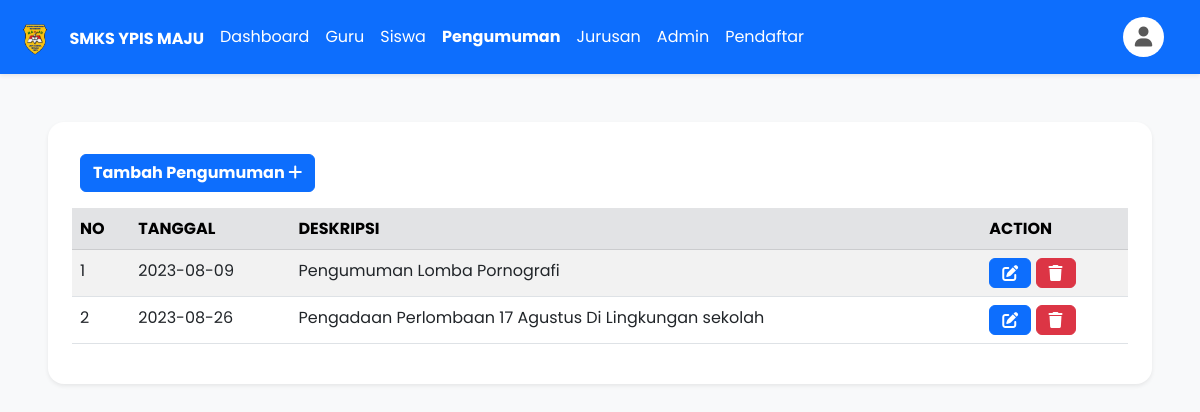
Screenshot of /pengumuman.php (signed in) with the database file from the repository.
### tables this page shows
CREATE TABLE `pengumuman` (
  `id` int(11) NOT NULL,
  `tanggal` date NOT NULL,
  `deskripsi` varchar(225) NOT NULL
);

### pengumuman.php (the view, shortened to what this page needs)
<?php
    include('koneksi.php');
    $sql = "SELECT * FROM pengumuman";
    $data = mysqli_query($koneksi, $sql);
?>
<body>
    <div class="h-100 bg-light p-5">
        <div class="bg-white rounded-4 table-responsive-sm p-4 shadow-sm">
            <div class="d-flex justify-content-between p-2">
                <div class="">
                    <a href="pengumuman_tambah.php" class="btn btn-primary fw-bold">Tambah Pengumuman <i class="fa-solid fa-plus fw-bold"></i></a>
                </div>
            </div>
            <table class="table table-striped mt-2">
                <thead>
                    <tr class="table-secondary">
                        <th scope="col">NO</th>
                        <th scope="col">TANGGAL</th>
                        <th scope="col">DESKRIPSI</th>
                        <th scope="col">ACTION</th>
                    </tr>
                </thead>
                <tbody>
                    <?php $i = 1; ?>
                    <?php while ($row = mysqli_fetch_assoc($data)) : ?>
                        <tr>
                            <td scope="row"><?= $i ?></td>
                            <td><?= $row["tanggal"]; ?></td>
                            <td><?= $row["deskripsi"]; ?></td>
                            <td>
                                <a href="pengumuman_edit.php?id=<?= $row["id"]; ?>" class="btn btn-primary"><i class="fas fa-edit"></i></a>
                                <a href="?id=<?= $row["id"]; ?>" onclick="return confirm('Data pengumuman Yang di Hapus Tidak Bisa Dikembalikan Lagi!!!');" class="btn btn-danger"><i class="fas fa-trash"></i></a>
                            </td>
                        </tr>
                        <?php $i++; ?>
                    <?php endwhile; ?>
                </tbody>
            </table>
        </div>
    </div>
</body>

### Components/header.php (style rules this page uses)
* { font-family: 'Poppins', sans-serif; }

### rows the page displays
pengumuman: tanggal "2023-08-09", deskripsi "Pengumuman Lomba Pornografi"
pengumuman: tanggal "2023-08-26", deskripsi "Pengadaan Perlombaan 17 Agustus Di Lingkungan sekolah"
